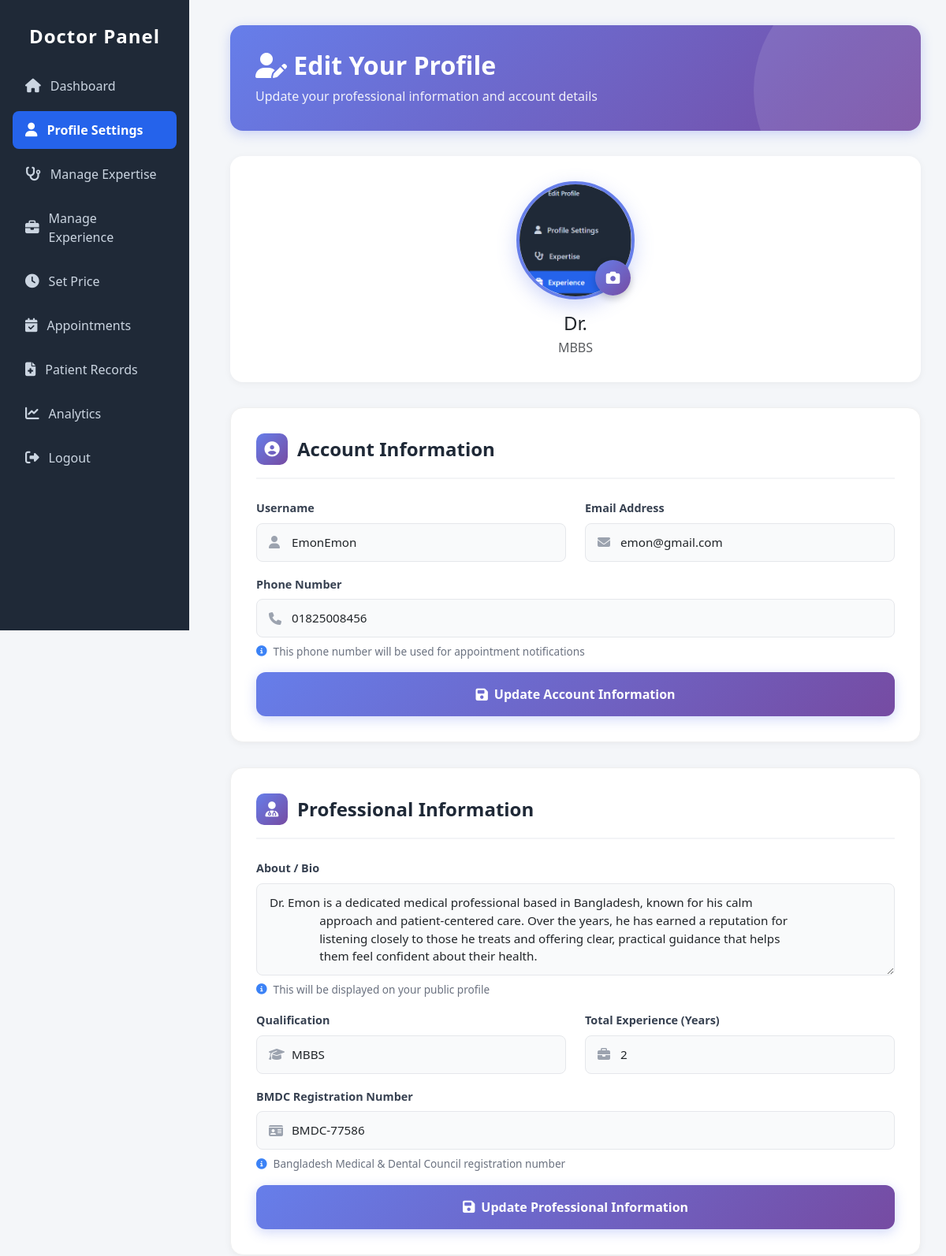
Before: /users/doctor/profile/edit/ (signed in, upper part) with the older database file.
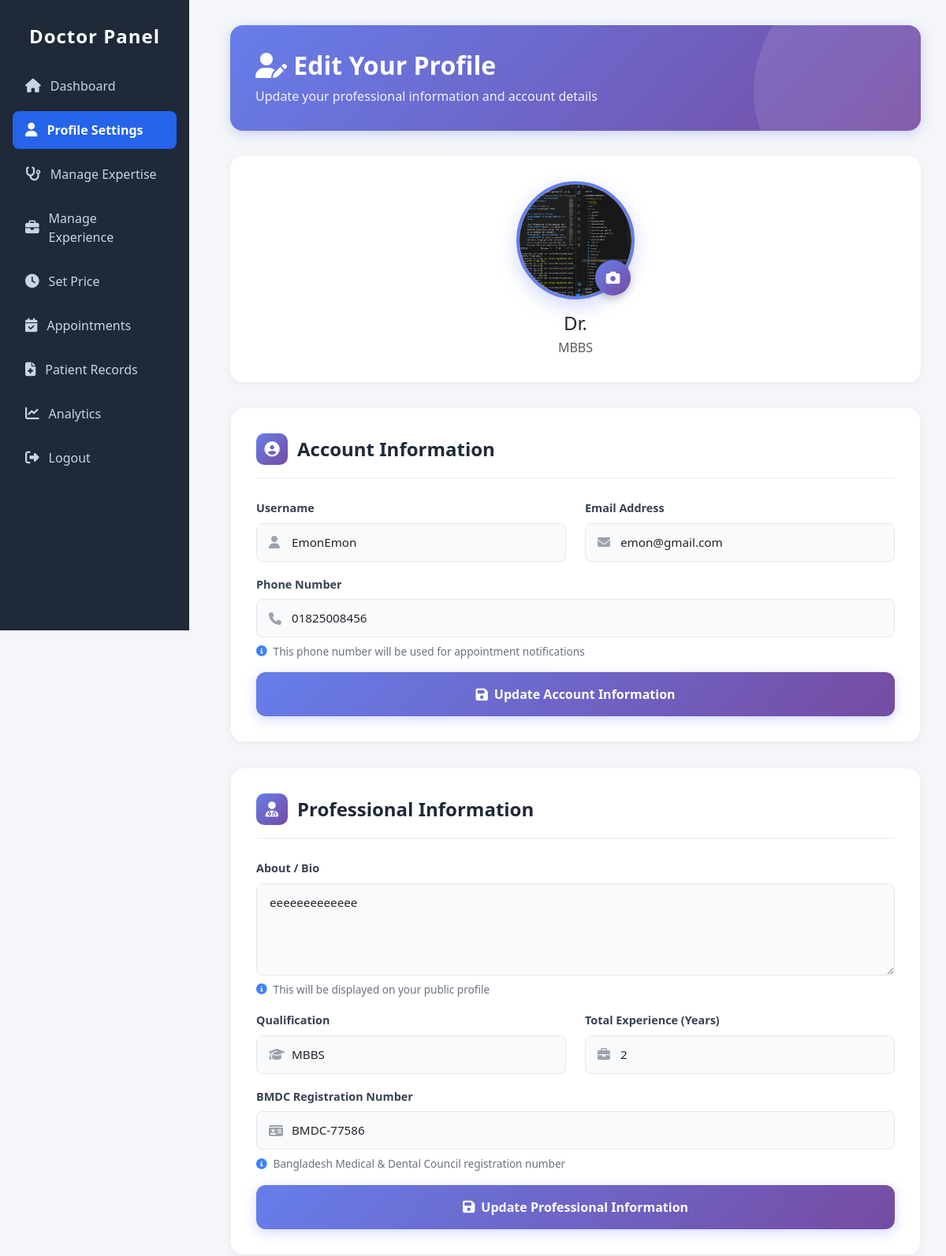
After: the same page with the newer database file.
### doctor/models.py (models this page shows, shortened)
class Doctor(models.Model):
    user = models.OneToOneField(CustomUser, on_delete=models.CASCADE, related_name='doctor_profile')
    about = models.TextField(blank=True, null=True)
    bmdc_number = models.CharField(max_length=255, blank=True, null=True)
    qualification = models.CharField(max_length=255, blank=True, null=True)
    total_experience = models.PositiveIntegerField(default=0)  # Only non-negative numbers
    working_hours = models.JSONField(blank=True, null=True)  # e.g., {"Mon": "9-5", "Tue": "10-4"}
    profile_image = models.ImageField(upload_to='doctor_profiles/', blank=True, null=True)
    is_verified = models.BooleanField(default=False)
    division = models.ForeignKey(Division, on_delete=models.SET_NULL, null=True, blank=True)
    district = models.ForeignKey(District, on_delete=models.SET_NULL, null=True, blank=True)
    upazila = models.ForeignKey(Upazila, on_delete=models.SET_NULL, null=True, blank=True)
    departments = models.ManyToManyField(Department, through='DoctorSpecializationDepartment', blank=True)
    symptoms = models.ManyToManyField(Symptom, through='DoctorSpecializationSymptom', blank=True)

### users/models.py (models this page shows, shortened)
class CustomUser(AbstractUser):
    ROLE_PATIENT = 'patient'
    ROLE_DOCTOR = 'doctor'
    ROLE_ADMIN = 'admin'     # application-level role (not superuser)
    ROLE_CHOICES = [
        (ROLE_PATIENT, 'Patient'),
        (ROLE_DOCTOR, 'Doctor'),
    ]
    role = models.CharField(max_length=10, choices=ROLE_CHOICES, default=ROLE_PATIENT)
    phone = models.CharField(max_length=20, blank=True)
    location = models.CharField(max_length=150, blank=True)

### doctor/views.py (the view, shortened to what this page needs)
# urls.py: path('profile/edit/', views.doctor_profile_edit, name='doctor_profile_edit'),
@login_required
def doctor_profile_edit(request):
    doctor, created = Doctor.objects.get_or_create(user=request.user)
    divisions = Division.objects.all()
    districts = District.objects.all()
    upazilas = Upazila.objects.all()
    departments = Department.objects.all()
    symptoms = Symptom.objects.all()
    context = {
        'doctor': doctor,
        'divisions': divisions,
        'districts': districts,
        'upazilas': upazilas,
        'departments': departments,
        'symptoms': symptoms,
    }
    return render(request, 'doctor/profile_edit.html', context)

### doctor/templates/doctor/profile_edit.html (shortened to what the changed rows need)
{% extends 'doctor/doctor_sidebar.html' %}
{% load static %}
{% block content %}
<div class="profile-header-banner">
    <div class="profile-header-content">
        <h1><i class="fa-solid fa-user-pen"></i> Edit Your Profile</h1>
    </div>
</div>
<div class="profile-avatar-section">
    <div class="profile-avatar-wrapper">
        {% if doctor.profile_image %}
            <img src="{{ doctor.profile_image.url }}" alt="Doctor Photo" class="profile-avatar" id="avatarPreview">
        {% else %}
            <img src="{% static 'img/default-doctor.png' %}" alt="Default Doctor" class="profile-avatar" id="avatarPreview">
        {% endif %}
        <label for="profileImageInput" class="avatar-upload-btn">
            <i class="fa-solid fa-camera"></i>
        </label>
    </div>
    <h4 class="mb-1">Dr. {{ doctor.user.first_name }} {{ doctor.user.last_name }}</h4>
    <p class="text-muted mb-0">{{ doctor.qualification|default:"Medical Professional" }}</p>
</div>
<form method="POST" enctype="multipart/form-data" action="{% url 'doctor:doctor_profile_edit' %}">
    <div class="form-section-card">
        <div class="row">
            <div class="col-md-6 mb-3">
                <div class="input-icon-wrapper">
                    <i class="fa-solid fa-user input-icon"></i>
                    <input type="text" name="username" class="form-control" value="{{ doctor.user.username }}" required>
                </div>
            </div>
            <div class="col-md-6 mb-3">
                <div class="input-icon-wrapper">
                    <i class="fa-solid fa-envelope input-icon"></i>
                    <input type="email" name="email" class="form-control" value="{{ doctor.user.email }}" required>
                </div>
            </div>
        </div>
        <div class="mb-3">
            <div class="input-icon-wrapper">
                <i class="fa-solid fa-phone input-icon"></i>
                <input type="tel" name="phone" class="form-control" value="{{ doctor.user.phone }}" required>
            </div>
        </div>
    </div>
    <div class="form-section-card">
        <div class="mb-3">
            <label class="form-label">About / Bio</label>
            <textarea name="about" class="form-control" rows="4" placeholder="Write a brief professional summary about yourself...">{{ doctor.about }}</textarea>
            <div class="helper-text">
                <i class="fa-solid fa-circle-info"></i>
                <span>This will be displayed on your public profile</span>
            </div>
        </div>
        <div class="row">
            <div class="col-md-6 mb-3">
                <div class="input-icon-wrapper">
                    <i class="fa-solid fa-graduation-cap input-icon"></i>
                    <input type="text" name="qualification" class="form-control" value="{{ doctor.qualification }}" placeholder="e.g., MBBS, MD, FCPS">
                </div>
            </div>
            <div class="col-md-6 mb-3">
                <div class="input-icon-wrapper">
                    <i class="fa-solid fa-briefcase input-icon"></i>
                    <input type="number" name="total_experience" class="form-control" value="{{ doctor.total_experience }}" min="0" placeholder="e.g., 10">
                </div>
            </div>
        </div>
        <div class="mb-3">
            <div class="input-icon-wrapper">
                <i class="fa-solid fa-id-card input-icon"></i>
                <input type="text" name="bmdc_number" class="form-control" value="{{ doctor.bmdc_number }}" placeholder="e.g., A-12345">
            </div>
        </div>
    </div>
</form>
<link href="https://cdn.jsdelivr.net/npm/select2@4.1.0-rc.0/dist/css/select2.min.css" rel="stylesheet" />
{% endblock %}

Changed rows visible on the page:
changed Doctor "MBBS": profile_image: a different picture; about "Dr. Emon is a dedicated medical professional based in Bangladesh, known for his calm approach and patient-centered care. Over the years, he has earned a reputation for listening closely to those he treats and offering clear, practical guidance that helps them feel confident about their health." → "eeeeeeeeeeeee"
